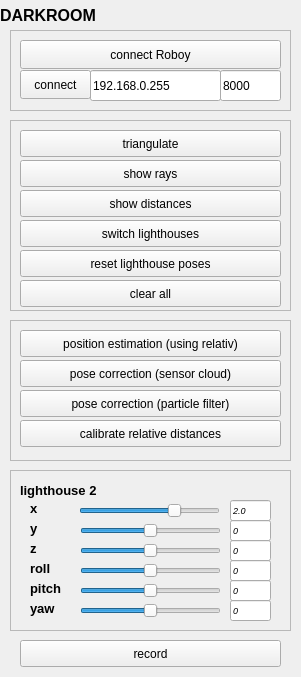
<?xml version="1.0" encoding="UTF-8"?>
<ui version="4.0">
 <class>RoboyDarkRoom</class>
 <widget class="QWidget" name="RoboyDarkRoom">
  <property name="geometry">
   <rect>
    <x>0</x>
    <y>0</y>
    <width>301</width>
    <height>677</height>
   </rect>
  </property>
  <property name="windowTitle">
   <string>Form</string>
  </property>
  <widget class="QLabel" name="header">
   <property name="geometry">
    <rect>
     <x>0</x>
     <y>0</y>
     <width>321</width>
     <height>31</height>
    </rect>
   </property>
   <property name="font">
    <font>
     <pointsize>12</pointsize>
     <weight>75</weight>
     <italic>false</italic>
     <bold>true</bold>
    </font>
   </property>
   <property name="text">
    <string>DARKROOM</string>
   </property>
  </widget>
  <widget class="QFrame" name="frame">
   <property name="geometry">
    <rect>
     <x>10</x>
     <y>470</y>
     <width>281</width>
     <height>161</height>
    </rect>
   </property>
   <property name="frameShape">
    <enum>QFrame::StyledPanel</enum>
   </property>
   <property name="frameShadow">
    <enum>QFrame::Raised</enum>
   </property>
   <widget class="QLabel" name="lighthouse_2">
    <property name="geometry">
     <rect>
      <x>10</x>
      <y>10</y>
      <width>101</width>
      <height>21</height>
     </rect>
    </property>
    <property name="font">
     <font>
      <pointsize>10</pointsize>
      <weight>75</weight>
      <italic>false</italic>
      <bold>true</bold>
     </font>
    </property>
    <property name="text">
     <string>lighthouse 2</string>
    </property>
   </widget>
   <widget class="QSlider" name="lighthouse2_x">
    <property name="geometry">
     <rect>
      <x>69</x>
      <y>30</y>
      <width>141</width>
      <height>21</height>
     </rect>
    </property>
    <property name="minimum">
     <number>-100</number>
    </property>
    <property name="maximum">
     <number>100</number>
    </property>
    <property name="singleStep">
     <number>1</number>
    </property>
    <property name="value">
     <number>40</number>
    </property>
    <property name="sliderPosition">
     <number>40</number>
    </property>
    <property name="orientation">
     <enum>Qt::Horizontal</enum>
    </property>
   </widget>
   <widget class="QLabel" name="x">
    <property name="geometry">
     <rect>
      <x>20</x>
      <y>30</y>
      <width>51</width>
      <height>16</height>
     </rect>
    </property>
    <property name="font">
     <font>
      <pointsize>10</pointsize>
      <weight>75</weight>
      <italic>false</italic>
      <bold>true</bold>
     </font>
    </property>
    <property name="text">
     <string>x</string>
    </property>
   </widget>
   <widget class="QLabel" name="y">
    <property name="geometry">
     <rect>
      <x>20</x>
      <y>50</y>
      <width>51</width>
      <height>16</height>
     </rect>
    </property>
    <property name="font">
     <font>
      <pointsize>10</pointsize>
      <weight>75</weight>
      <italic>false</italic>
      <bold>true</bold>
     </font>
    </property>
    <property name="text">
     <string>y</string>
    </property>
   </widget>
   <widget class="QLabel" name="z">
    <property name="geometry">
     <rect>
      <x>20</x>
      <y>70</y>
      <width>51</width>
      <height>16</height>
     </rect>
    </property>
    <property name="font">
     <font>
      <pointsize>10</pointsize>
      <weight>75</weight>
      <italic>false</italic>
      <bold>true</bold>
     </font>
    </property>
    <property name="text">
     <string>z</string>
    </property>
   </widget>
   <widget class="QLabel" name="roll">
    <property name="geometry">
     <rect>
      <x>20</x>
      <y>90</y>
      <width>51</width>
      <height>16</height>
     </rect>
    </property>
    <property name="font">
     <font>
      <pointsize>10</pointsize>
      <weight>75</weight>
      <italic>false</italic>
      <bold>true</bold>
     </font>
    </property>
    <property name="text">
     <string>roll</string>
    </property>
   </widget>
   <widget class="QLabel" name="pitch">
    <property name="geometry">
     <rect>
      <x>20</x>
      <y>110</y>
      <width>51</width>
      <height>16</height>
     </rect>
    </property>
    <property name="font">
     <font>
      <pointsize>10</pointsize>
      <weight>75</weight>
      <italic>false</italic>
      <bold>true</bold>
     </font>
    </property>
    <property name="text">
     <string>pitch</string>
    </property>
   </widget>
   <widget class="QLabel" name="yaw">
    <property name="geometry">
     <rect>
      <x>20</x>
      <y>130</y>
      <width>51</width>
      <height>16</height>
     </rect>
    </property>
    <property name="font">
     <font>
      <pointsize>10</pointsize>
      <weight>75</weight>
      <italic>false</italic>
      <bold>true</bold>
     </font>
    </property>
    <property name="text">
     <string>yaw</string>
    </property>
   </widget>
   <widget class="QSlider" name="lighthouse2_y">
    <property name="geometry">
     <rect>
      <x>70</x>
      <y>50</y>
      <width>141</width>
      <height>21</height>
     </rect>
    </property>
    <property name="minimum">
     <number>-100</number>
    </property>
    <property name="maximum">
     <number>100</number>
    </property>
    <property name="singleStep">
     <number>1</number>
    </property>
    <property name="orientation">
     <enum>Qt::Horizontal</enum>
    </property>
   </widget>
   <widget class="QSlider" name="lighthouse2_z">
    <property name="geometry">
     <rect>
      <x>70</x>
      <y>70</y>
      <width>141</width>
      <height>21</height>
     </rect>
    </property>
    <property name="minimum">
     <number>-100</number>
    </property>
    <property name="maximum">
     <number>100</number>
    </property>
    <property name="singleStep">
     <number>1</number>
    </property>
    <property name="orientation">
     <enum>Qt::Horizontal</enum>
    </property>
   </widget>
   <widget class="QSlider" name="lighthouse2_roll">
    <property name="geometry">
     <rect>
      <x>70</x>
      <y>90</y>
      <width>141</width>
      <height>21</height>
     </rect>
    </property>
    <property name="minimum">
     <number>-90</number>
    </property>
    <property name="maximum">
     <number>90</number>
    </property>
    <property name="singleStep">
     <number>1</number>
    </property>
    <property name="orientation">
     <enum>Qt::Horizontal</enum>
    </property>
   </widget>
   <widget class="QSlider" name="lighthouse2_pitch">
    <property name="geometry">
     <rect>
      <x>70</x>
      <y>110</y>
      <width>141</width>
      <height>21</height>
     </rect>
    </property>
    <property name="minimum">
     <number>-90</number>
    </property>
    <property name="maximum">
     <number>90</number>
    </property>
    <property name="singleStep">
     <number>1</number>
    </property>
    <property name="orientation">
     <enum>Qt::Horizontal</enum>
    </property>
   </widget>
   <widget class="QSlider" name="lighthouse2_yaw">
    <property name="geometry">
     <rect>
      <x>70</x>
      <y>130</y>
      <width>141</width>
      <height>21</height>
     </rect>
    </property>
    <property name="minimum">
     <number>-90</number>
    </property>
    <property name="maximum">
     <number>90</number>
    </property>
    <property name="singleStep">
     <number>1</number>
    </property>
    <property name="orientation">
     <enum>Qt::Horizontal</enum>
    </property>
   </widget>
   <widget class="QLineEdit" name="lighthouse2_x_text">
    <property name="geometry">
     <rect>
      <x>220</x>
      <y>30</y>
      <width>41</width>
      <height>21</height>
     </rect>
    </property>
    <property name="font">
     <font>
      <pointsize>7</pointsize>
      <italic>true</italic>
     </font>
    </property>
    <property name="locale">
     <locale language="German" country="Germany"/>
    </property>
    <property name="text">
     <string>2.0</string>
    </property>
    <property name="readOnly">
     <bool>true</bool>
    </property>
   </widget>
   <widget class="QLineEdit" name="lighthouse2_y_text">
    <property name="geometry">
     <rect>
      <x>220</x>
      <y>50</y>
      <width>41</width>
      <height>21</height>
     </rect>
    </property>
    <property name="font">
     <font>
      <pointsize>7</pointsize>
      <italic>true</italic>
     </font>
    </property>
    <property name="locale">
     <locale language="German" country="Germany"/>
    </property>
    <property name="text">
     <string>0</string>
    </property>
    <property name="readOnly">
     <bool>true</bool>
    </property>
   </widget>
   <widget class="QLineEdit" name="lighthouse2_z_text">
    <property name="geometry">
     <rect>
      <x>220</x>
      <y>70</y>
      <width>41</width>
      <height>21</height>
     </rect>
    </property>
    <property name="font">
     <font>
      <pointsize>7</pointsize>
      <italic>true</italic>
     </font>
    </property>
    <property name="locale">
     <locale language="German" country="Germany"/>
    </property>
    <property name="text">
     <string>0</string>
    </property>
    <property name="readOnly">
     <bool>true</bool>
    </property>
   </widget>
   <widget class="QLineEdit" name="lighthouse2_roll_text">
    <property name="geometry">
     <rect>
      <x>220</x>
      <y>90</y>
      <width>41</width>
      <height>21</height>
     </rect>
    </property>
    <property name="font">
     <font>
      <pointsize>7</pointsize>
      <italic>true</italic>
     </font>
    </property>
    <property name="locale">
     <locale language="German" country="Germany"/>
    </property>
    <property name="text">
     <string>0</string>
    </property>
    <property name="readOnly">
     <bool>true</bool>
    </property>
   </widget>
   <widget class="QLineEdit" name="lighthouse2_pitch_text">
    <property name="geometry">
     <rect>
      <x>220</x>
      <y>110</y>
      <width>41</width>
      <height>21</height>
     </rect>
    </property>
    <property name="font">
     <font>
      <pointsize>7</pointsize>
      <italic>true</italic>
     </font>
    </property>
    <property name="locale">
     <locale language="German" country="Germany"/>
    </property>
    <property name="text">
     <string>0</string>
    </property>
    <property name="readOnly">
     <bool>true</bool>
    </property>
   </widget>
   <widget class="QLineEdit" name="lighthouse2_yaw_text">
    <property name="geometry">
     <rect>
      <x>220</x>
      <y>130</y>
      <width>41</width>
      <height>21</height>
     </rect>
    </property>
    <property name="font">
     <font>
      <pointsize>7</pointsize>
      <italic>true</italic>
     </font>
    </property>
    <property name="locale">
     <locale language="German" country="Germany"/>
    </property>
    <property name="text">
     <string>0</string>
    </property>
    <property name="readOnly">
     <bool>true</bool>
    </property>
   </widget>
  </widget>
  <widget class="QPushButton" name="record">
   <property name="geometry">
    <rect>
     <x>20</x>
     <y>640</y>
     <width>261</width>
     <height>27</height>
    </rect>
   </property>
   <property name="text">
    <string>record</string>
   </property>
   <property name="checkable">
    <bool>true</bool>
   </property>
  </widget>
  <widget class="QFrame" name="frame_2">
   <property name="geometry">
    <rect>
     <x>10</x>
     <y>30</y>
     <width>281</width>
     <height>81</height>
    </rect>
   </property>
   <property name="frameShape">
    <enum>QFrame::StyledPanel</enum>
   </property>
   <property name="frameShadow">
    <enum>QFrame::Raised</enum>
   </property>
   <widget class="QPushButton" name="connect_roboy">
    <property name="geometry">
     <rect>
      <x>10</x>
      <y>10</y>
      <width>261</width>
      <height>29</height>
     </rect>
    </property>
    <property name="text">
     <string>connect Roboy</string>
    </property>
   </widget>
   <widget class="QPushButton" name="connect_object">
    <property name="geometry">
     <rect>
      <x>10</x>
      <y>40</y>
      <width>71</width>
      <height>29</height>
     </rect>
    </property>
    <property name="text">
     <string>connect</string>
    </property>
   </widget>
   <widget class="QLineEdit" name="broadcast_ip">
    <property name="geometry">
     <rect>
      <x>80</x>
      <y>40</y>
      <width>131</width>
      <height>31</height>
     </rect>
    </property>
    <property name="text">
     <string>192.168.0.255</string>
    </property>
   </widget>
   <widget class="QLineEdit" name="broadcast_port">
    <property name="geometry">
     <rect>
      <x>210</x>
      <y>40</y>
      <width>61</width>
      <height>31</height>
     </rect>
    </property>
    <property name="text">
     <string>8000</string>
    </property>
   </widget>
  </widget>
  <widget class="QFrame" name="frame_3">
   <property name="geometry">
    <rect>
     <x>10</x>
     <y>120</y>
     <width>281</width>
     <height>191</height>
    </rect>
   </property>
   <property name="frameShape">
    <enum>QFrame::StyledPanel</enum>
   </property>
   <property name="frameShadow">
    <enum>QFrame::Raised</enum>
   </property>
   <widget class="QPushButton" name="triangulate">
    <property name="geometry">
     <rect>
      <x>10</x>
      <y>10</y>
      <width>261</width>
      <height>27</height>
     </rect>
    </property>
    <property name="text">
     <string>triangulate</string>
    </property>
    <property name="checkable">
     <bool>true</bool>
    </property>
    <property name="checked">
     <bool>false</bool>
    </property>
   </widget>
   <widget class="QPushButton" name="switch_lighthouses">
    <property name="geometry">
     <rect>
      <x>10</x>
      <y>100</y>
      <width>261</width>
      <height>27</height>
     </rect>
    </property>
    <property name="text">
     <string>switch lighthouses</string>
    </property>
    <property name="checkable">
     <bool>true</bool>
    </property>
   </widget>
   <widget class="QPushButton" name="reset_lighthouse_poses">
    <property name="geometry">
     <rect>
      <x>10</x>
      <y>130</y>
      <width>261</width>
      <height>27</height>
     </rect>
    </property>
    <property name="text">
     <string>reset lighthouse poses</string>
    </property>
   </widget>
   <widget class="QPushButton" name="show_rays">
    <property name="geometry">
     <rect>
      <x>10</x>
      <y>40</y>
      <width>261</width>
      <height>27</height>
     </rect>
    </property>
    <property name="text">
     <string>show rays</string>
    </property>
    <property name="checkable">
     <bool>true</bool>
    </property>
   </widget>
   <widget class="QPushButton" name="show_distances">
    <property name="geometry">
     <rect>
      <x>10</x>
      <y>70</y>
      <width>261</width>
      <height>27</height>
     </rect>
    </property>
    <property name="text">
     <string>show distances</string>
    </property>
    <property name="checkable">
     <bool>true</bool>
    </property>
   </widget>
   <widget class="QPushButton" name="clear_all">
    <property name="geometry">
     <rect>
      <x>10</x>
      <y>160</y>
      <width>261</width>
      <height>27</height>
     </rect>
    </property>
    <property name="text">
     <string>clear all</string>
    </property>
   </widget>
  </widget>
  <widget class="QFrame" name="frame_4">
   <property name="geometry">
    <rect>
     <x>10</x>
     <y>320</y>
     <width>281</width>
     <height>141</height>
    </rect>
   </property>
   <property name="frameShape">
    <enum>QFrame::StyledPanel</enum>
   </property>
   <property name="frameShadow">
    <enum>QFrame::Raised</enum>
   </property>
   <widget class="QPushButton" name="position_estimation_relativ_sensor_distances">
    <property name="geometry">
     <rect>
      <x>10</x>
      <y>10</y>
      <width>261</width>
      <height>27</height>
     </rect>
    </property>
    <property name="text">
     <string>position estimation (using relativ)</string>
    </property>
   </widget>
   <widget class="QPushButton" name="calibrate_relative_distances">
    <property name="geometry">
     <rect>
      <x>10</x>
      <y>100</y>
      <width>261</width>
      <height>27</height>
     </rect>
    </property>
    <property name="text">
     <string>calibrate relative distances</string>
    </property>
   </widget>
   <widget class="QPushButton" name="pose_correction_particle_filter">
    <property name="geometry">
     <rect>
      <x>10</x>
      <y>70</y>
      <width>261</width>
      <height>27</height>
     </rect>
    </property>
    <property name="text">
     <string>pose correction (particle filter)</string>
    </property>
   </widget>
   <widget class="QPushButton" name="pose_correction_sensor_cloud">
    <property name="geometry">
     <rect>
      <x>10</x>
      <y>40</y>
      <width>261</width>
      <height>27</height>
     </rect>
    </property>
    <property name="text">
     <string>pose correction (sensor cloud)</string>
    </property>
   </widget>
  </widget>
 </widget>
 <resources/>
 <connections/>
</ui>
